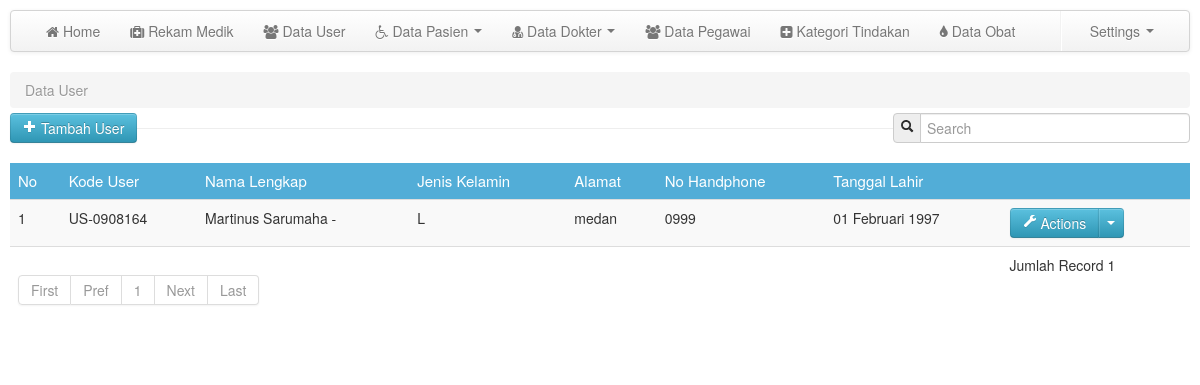
/media.php?module=data_user (signed in), run on the app's committed database.
### tables this page shows
CREATE TABLE `user_man` (
  `id_user` int(5) NOT NULL,
  `kodeUser` varchar(10) NOT NULL,
  `last_name` varchar(150) NOT NULL,
  `first_name` varchar(150) NOT NULL,
  `jk` varchar(50) NOT NULL,
  `alamat` varchar(150) NOT NULL,
  `no_hp` varchar(150) NOT NULL,
  `tgl_lahir` varchar(50) NOT NULL,
  `username` varchar(150) NOT NULL,
  `password` varchar(150) NOT NULL,
  `photo` varchar(150) NOT NULL,
  `akses` int(11) NOT NULL
);

### config/fungsi_indotgl.php (called while the page is built, shortened)
<?php
	function tgl_indo($tgl){
			$tanggal = substr($tgl,8,2);
			$bulan = getBulan(substr($tgl,5,2));
			$tahun = substr($tgl,0,4);
			return $tanggal.' '.$bulan.' '.$tahun;
	}
	function getBulan($bln){
				switch ($bln){
					case 2:
						return "Februari";
						break;
				}
			}
?>

### mod_datauser/data_user.php (the view, shortened to what this page needs)
<?php
switch($_GET['act']){
	default:
	?>
	<?php
	$p      = new Paging;
    $batas  = 10;
    $posisi = $p->cariPosisi($batas);
?>
	<section>
		<ul class="breadcrumb" style="margin-bottom: 5px;">
			<li class="active">Data User</li>
		</ul>
		<div class="control-group pull-left">
			<button class="btn btn-info" type="button" onclick="window.location='media.php?module=data_user&&act=tambah'"><i class="icon-plus icon-white"></i> Tambah User</button>
		</div>
		<form class="form-search pull-right">
							<div class="input-prepend">
								<span class="add-on"><i class="icon-search"></i></span>
								<input class="span3" id="txtcari" type="text" placeholder="Search">
							</div>
		</form>
		<hr>
		<div class="row-fluid">
			<div class="span12 pull-left">
				<div id="tabel_awal">
				<table class="table table-striped">
					<thead>
						<tr class="head">
							<td>No</td><td>Kode User</td><td>Nama Lengkap</td><td>Jenis Kelamin</td><td>Alamat</td><td>No Handphone</td><td>Tanggal Lahir</td><td></td>
						</tr>
					</thead>
					<tbody>
					<?php
					$query=mysql_query("SELECT * FROM user_man ORDER BY first_name ASC LIMIT $posisi,$batas");
					$no=$posisi+1;
					while($r=mysql_fetch_array($query)){
					?>
						<tr>
							<td><?php echo $no; ?></td><td><?php echo $r['kodeUser']; ?></td><td><?php echo $r['first_name']." ".$r['last_name']; ?></td><td><?php echo $r['jk']; ?></td><td><?php echo $r['alamat']; ?></td><td><?php echo $r['no_hp']; ?></td><td><?php echo tgl_indo($r['tgl_lahir']); ?></td><td><div class="btn-group">
								<a class="btn btn-info" href="#"><i class="icon-wrench icon-white"></i> Actions</a>
								<a class="btn btn-info dropdown-toggle" data-toggle="dropdown" href="#"><span class="caret"></span></a>
							</div></td>
						</tr>
					<?php
					$no++;
					}
					?>
					<tr>
							<td colspan="7">
							<?php
							$jmldata=mysql_num_rows(mysql_query("SELECT * FROM user_man"));
							$jmlhalaman  = $p->jumlahHalaman($jmldata, $batas);
							$linkHalaman = $p->navHalaman($_GET['halaman'], $jmlhalaman);
							echo "$linkHalaman";
							?><td>Jumlah Record <?php echo $jmldata; ?></td>
						</tr>
					</tbody>
				</table>
				</div>
			</div>
		</div>
	</section>
<?php
break;
	?>
<?php
}
?>

### css/custom.css (style rules this page uses)
nav,header,section,footer { margin:10px 10px 0 10px; }
table .head { background:#52add7; color:#fff; font-size:15px; }

### data on the page
user_man: kodeUser "US-0908164", first_name "Martinus Sarumaha", last_name "-", jk "L", alamat "medan", no_hp "0999", tgl_lahir "01 Februari 1997"

### other printed values
$halaman_aktif "1"
$jmldata "1"
